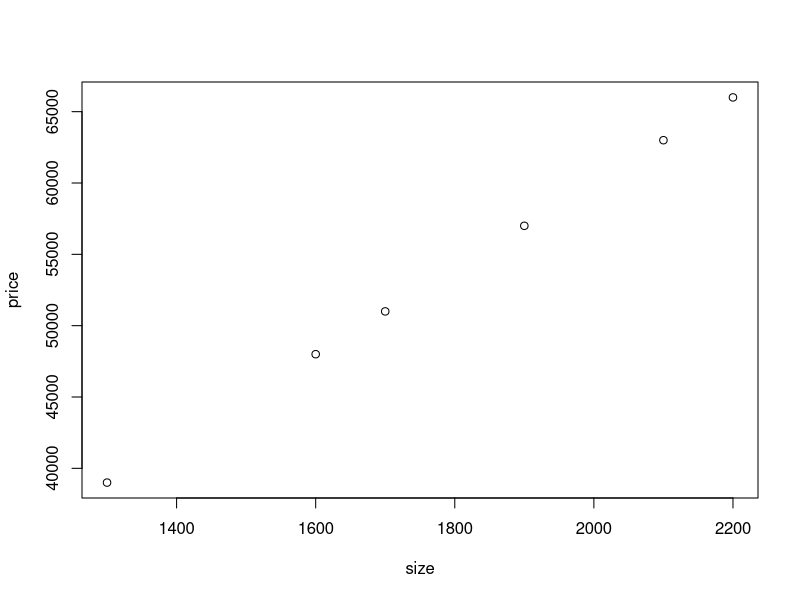

Reproduce this figure in R.
size <- c(1700, 2100, 1900, 1300, 1600, 2200)
price <- c(51000, 63000, 57000, 39000, 48000, 66000)
d <- data.frame(size, price)
plot(d)
